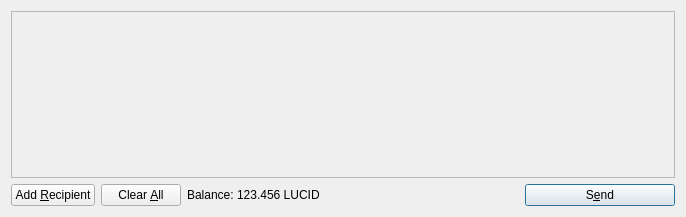
<?xml version="1.0" encoding="UTF-8"?>
<ui version="4.0">
 <class>SendCoinsDialog</class>
 <widget class="QDialog" name="SendCoinsDialog">
  <property name="geometry">
   <rect>
    <x>0</x>
    <y>0</y>
    <width>686</width>
    <height>217</height>
   </rect>
  </property>
  <property name="windowTitle">
   <string>Send Coins</string>
  </property>
  <layout class="QVBoxLayout" name="verticalLayout">
   <item>
    <widget class="QScrollArea" name="scrollArea">
     <property name="widgetResizable">
      <bool>true</bool>
     </property>
     <widget class="QWidget" name="scrollAreaWidgetContents">
      <property name="geometry">
       <rect>
        <x>0</x>
        <y>0</y>
        <width>666</width>
        <height>165</height>
       </rect>
      </property>
      <layout class="QVBoxLayout" name="verticalLayout_2">
       <property name="margin">
        <number>0</number>
       </property>
       <item>
        <layout class="QVBoxLayout" name="entries">
         <property name="spacing">
          <number>6</number>
         </property>
        </layout>
       </item>
       <item>
        <spacer name="verticalSpacer">
         <property name="orientation">
          <enum>Qt::Vertical</enum>
         </property>
         <property name="sizeHint" stdset="0">
          <size>
           <width>20</width>
           <height>40</height>
          </size>
         </property>
        </spacer>
       </item>
      </layout>
     </widget>
    </widget>
   </item>
   <item>
    <layout class="QHBoxLayout" name="horizontalLayout">
     <item>
      <widget class="QPushButton" name="addButton">
       <property name="toolTip">
        <string>Send to multiple recipients at once</string>
       </property>
       <property name="text">
        <string>Add &amp;Recipient</string>
       </property>
       <property name="icon">
        <iconset resource="../bitcoin.qrc">
         <normaloff>:/icons/add</normaloff>:/icons/add</iconset>
       </property>
       <property name="autoDefault">
        <bool>false</bool>
       </property>
      </widget>
     </item>
     <item>
      <widget class="QPushButton" name="clearButton">
       <property name="sizePolicy">
        <sizepolicy hsizetype="Minimum" vsizetype="Fixed">
         <horstretch>0</horstretch>
         <verstretch>0</verstretch>
        </sizepolicy>
       </property>
       <property name="toolTip">
        <string>Remove all transaction fields</string>
       </property>
       <property name="text">
        <string>Clear &amp;All</string>
       </property>
       <property name="icon">
        <iconset resource="../bitcoin.qrc">
         <normaloff>:/icons/remove</normaloff>:/icons/remove</iconset>
       </property>
       <property name="autoRepeatDelay">
        <number>300</number>
       </property>
       <property name="autoDefault">
        <bool>false</bool>
       </property>
      </widget>
     </item>
     <item>
      <layout class="QHBoxLayout" name="horizontalLayout_2">
       <property name="spacing">
        <number>3</number>
       </property>
       <item>
        <widget class="QLabel" name="label">
         <property name="text">
          <string>Balance:</string>
         </property>
        </widget>
       </item>
       <item>
        <widget class="QLabel" name="labelBalance">
         <property name="cursor">
          <cursorShape>IBeamCursor</cursorShape>
         </property>
         <property name="text">
          <string>123.456 LUCID</string>
         </property>
         <property name="textInteractionFlags">
          <set>Qt::LinksAccessibleByMouse|Qt::TextSelectableByKeyboard|Qt::TextSelectableByMouse</set>
         </property>
        </widget>
       </item>
      </layout>
     </item>
     <item>
      <spacer name="horizontalSpacer">
       <property name="orientation">
        <enum>Qt::Horizontal</enum>
       </property>
       <property name="sizeHint" stdset="0">
        <size>
         <width>40</width>
         <height>20</height>
        </size>
       </property>
      </spacer>
     </item>
     <item>
      <widget class="QPushButton" name="sendButton">
       <property name="minimumSize">
        <size>
         <width>150</width>
         <height>0</height>
        </size>
       </property>
       <property name="toolTip">
        <string>Confirm the send action</string>
       </property>
       <property name="text">
        <string>S&amp;end</string>
       </property>
       <property name="icon">
        <iconset resource="../bitcoin.qrc">
         <normaloff>:/icons/send</normaloff>:/icons/send</iconset>
       </property>
       <property name="default">
        <bool>true</bool>
       </property>
      </widget>
     </item>
    </layout>
   </item>
  </layout>
 </widget>
 <resources>
  <include location="../bitcoin.qrc"/>
 </resources>
 <connections/>
</ui>
